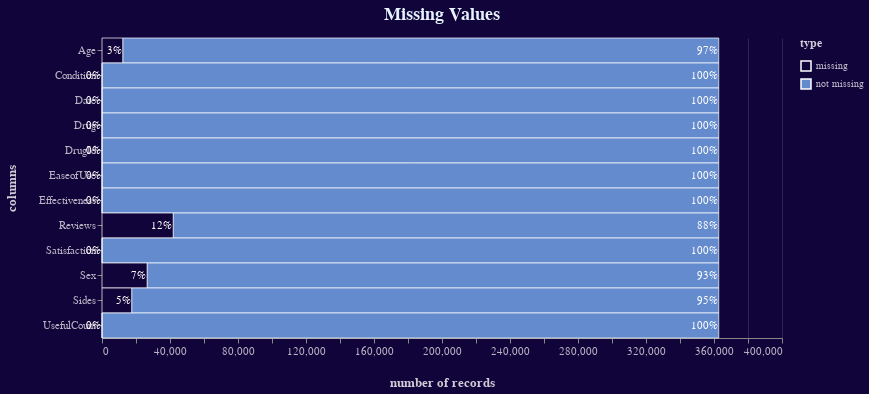

The notebook cell saved with this chart:
### Code cell
bars = (alt.Chart()
           .mark_bar(size=25, 
                     strokeWidth=1,
                     stroke="white",
                     strokeOpacity=0.7,
                     )
           .encode(x=alt.X("sum(num of records)",
                           axis=alt.Axis(title="number of records",
                                         grid=True)), 
                   y=alt.Y("column:O",
                           axis=alt.Axis(title="columns")),
                   tooltip=("column", "type", "num of records:Q",
                            alt.Tooltip("pct:Q", format=".1%")),
                   color=alt.Color("type",
                                   scale=alt.Scale(range=["#11043a", "#648bce"])))
           .properties(title="Missing Values"))

text = (alt.Chart()
           .mark_text(align="right",
                      dx=-1)
           .encode(x=alt.X("sum(num of records)", 
                           stack="zero"),
                   y=alt.Y("column"),
                   color=alt.Color("type",
                                   legend=None,
                                   scale=alt.Scale(range=["white"])),
                   text=alt.Text("pct", format=".0%")))

(alt.layer(bars, text, data=missing)
    .configure(background='#11043a')
    .configure_title(font="Arial",
                     fontSize=18,
                     color="#e6f3ff",
                     dy=-10)
    .configure_text(color="white")
    .configure_legend(titleFontSize=12,
                      titleColor="white",
                      tickCount=10,
                      titleOpacity=0.8,
                      labelColor="white",
                      labelOpacity=0.7,
                      titlePadding=10)
    .configure_axis(titleFontSize=13,
                    titlePadding=20,
                    titleColor="white",
                    titleOpacity=0.8,
                    labelFontSize=11,
                    labelColor="white",
                    labelOpacity=0.7,
                    tickOffset=0,
                    grid=False,
                    gridOpacity=0.15)
    .configure_view(strokeWidth=0)
    .resolve_scale(color='independent')
    .properties(height=300, width=680))

#https://www.kaggle.com/sszokoly/webmd-part1

### Figure 1 — Vega-Lite specification as saved in the notebook (floating-point values rounded to 4 significant figures)
{"config": {"view": {"continuousWidth": 400, "continuousHeight": 300, "strokeWidth": 0}, "axis": {"grid": false, "gridOpacity": 0.15, "labelColor": "white", "labelFontSize": 11, "labelOpacity": 0.7, "tickOffset": 0, "titleColor": "white", "titleFontSize": 13, "titleOpacity": 0.8, "titlePadding": 20}, "background": "#11043a", "legend": {"labelColor": "white", "labelOpacity": 0.7, "tickCount": 10, "titleColor": "white", "titleFontSize": 12, "titleOpacity": 0.8, "titlePadding": 10}, "text": {"color": "white"}, "title": {"color": "#e6f3ff", "dy": -10, "font": "Arial", "fontSize": 18}}, "layer": [{"mark": {"type": "bar", "size": 25, "stroke": "white", "strokeOpacity": 0.7, "strokeWidth": 1}, "encoding": {"color": {"type": "nominal", "field": "type", "scale": {"range": ["#11043a", "#648bce"]}}, "tooltip": [{"type": "nominal", "field": "column"}, {"type": "nominal", "field": "type"}, {"type": "quantitative", "field": "num of records"}, {"type": "quantitative", "field": "pct", "format": ".1%"}], "x": {"type": "quantitative", "aggregate": "sum", "axis": {"grid": true, "title": "number of records"}, "field": "num of records"}, "y": {"type": "ordinal", "axis": {"title": "columns"}, "field": "column"}}, "title": "Missing Values"}, {"mark": {"type": "text", "align": "right", "dx": -1}, "encoding": {"color": {"type": "nominal", "field": "type", "legend": null, "scale": {"range": ["white"]}}, "text": {"type": "quantitative", "field": "pct", "format": ".0%"}, "x": {"type": "quantitative", "aggregate": "sum", "field": "num of records", "stack": "zero"}, "y": {"type": "nominal", "field": "column"}}}], "data": {"name": "data-47bcb7bf19f613e3a52e2a73cec76fff"}, "height": 300, "resolve": {"scale": {"color": "independent"}}, "width": 680, "$schema": "https://vega.github.io/schema/vega-lite/v4.8.1.json", "datasets": {"data-47bcb7bf19f613e3a52e2a73cec76fff": [{"column": "Age", "pct": 0.97, "num of records": 350604, "type": "not missing"}, {"column": "Age", "pct": 0.03, "num of records": 12202, "type": "missing"}, {"column": "Condition", "pct": 1.0, "num of records": 362763, "type": "not missing"}, {"column": "Condition", "pct": 0.0, "num of records": 43, "type": "missing"}, {"column": "Date", "pct": 1.0, "num of records": 362806, "type": "not missing"}, {"column": "Date", "pct": 0.0, "num of records": 0, "type": "missing"}, {"column": "Drug", "pct": 1.0, "num of records": 362806, "type": "not missing"}, {"column": "Drug", "pct": 0.0, "num of records": 0, "type": "missing"}, {"column": "DrugId", "pct": 1.0, "num of records": 362806, "type": "not missing"}, {"column": "DrugId", "pct": 0.0, "num of records": 0, "type": "missing"}, {"column": "EaseofUse", "pct": 1.0, "num of records": 362806, "type": "not missing"}, {"column": "EaseofUse", "pct": 0.0, "num of records": 0, "type": "missing"}, {"column": "Effectiveness", "pct": 1.0, "num of records": 362806, "type": "not missing"}, {"column": "Effectiveness", "pct": 0.0, "num of records": 0, "type": "missing"}, {"column": "Reviews", "pct": 0.88, "num of records": 320923, "type": "not missing"}, {"column": "Reviews", "pct": 0.12, "num of records": 41883, "type": "missing"}, {"column": "Satisfaction", "pct": 1.0, "num of records": 362806, "type": "not missing"}, {"column": "Satisfaction", "pct": 0.0, "num of records": 0, "type": "missing"}, {"column": "Sex", "pct": 0.93, "num of records": 336269, "type": "not missing"}, {"column": "Sex", "pct": 0.07, "num of records": 26537, "type": "missing"}, {"column": "Sides", "pct": 0.95, "num of records": 345346, "type": "not missing"}, {"column": "Sides", "pct": 0.05, "num of records": 17460, "type": "missing"}, {"column": "UsefulCount", "pct": 1.0, "num of records": 362806, "type": "not missing"}, {"column": "UsefulCount", "pct": 0.0, "num of records": 0, "type": "missing"}]}}
